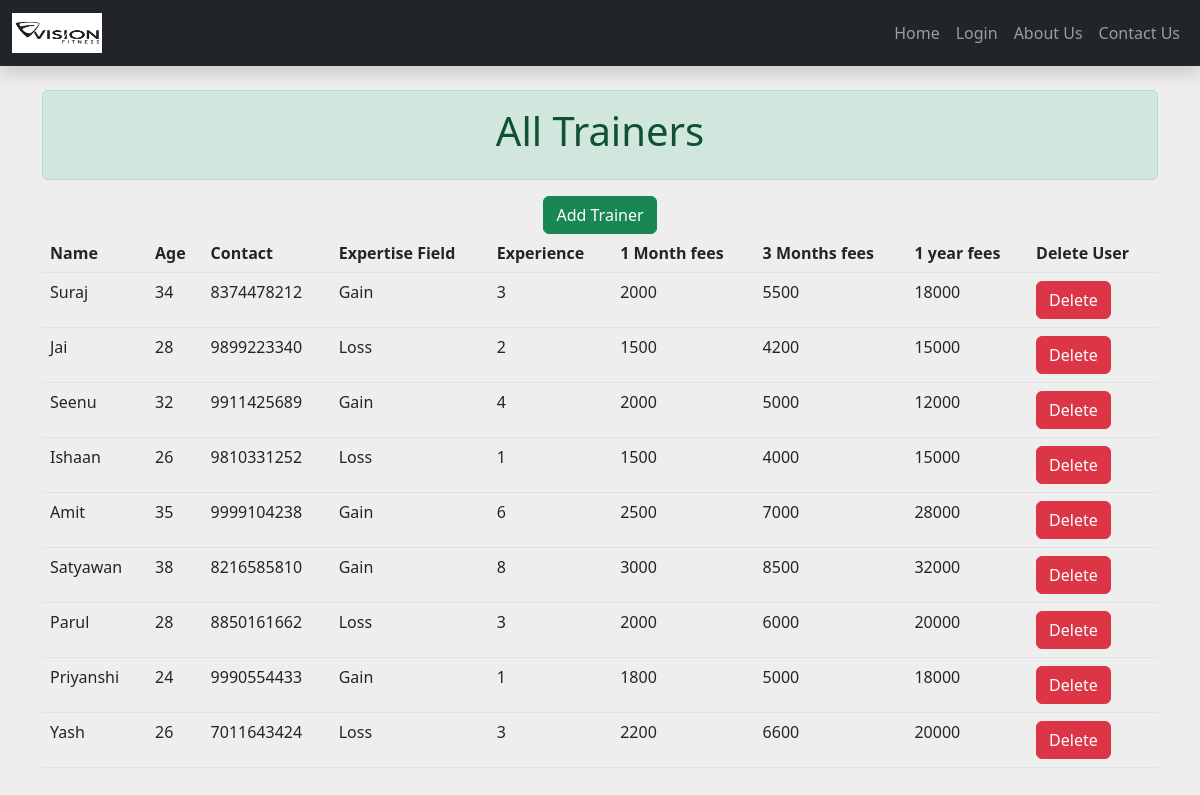
/all_trainers/ (signed in), run on the app's committed database.
### health/models.py (models this page shows)
class TrainerModel(models.Model):
    contact_no= models.CharField(max_length=50)
    contact=models.CharField(max_length=100,null=True)
    Gender=models.CharField(max_length=50)
    Age=models.IntegerField(null=True)
    Expertise=models.CharField(max_length=100)
    Experience=models.IntegerField(null=True)
    Name=models.CharField(max_length=100)
    Fees=models.IntegerField(null=True)
    Fees1=models.IntegerField(null=True)
    Fees2=models.IntegerField(null=True)
    profile=models.ImageField(upload_to="static/health/image")
    profile1=models.ImageField(blank=True)

### health/views.py (the view)
# urls.py: path('all_trainers/', views.all_trainers, name="all_trainers"),
def all_trainers(request):
   if "id" in request.session:
    users=TrainerModel.objects.all()
    print(users,"##################")
    return render(request, "health/all_trainers.html", {"users":users})
   return render(request,"health/login.html")

### health/Templates/health/all_trainers.html
{% extends "health/base.html" %}
{% block content %}
<div class="container mt-4">
  <div class="alert alert-success mb-3 text-center">
      <strong><h1>All Trainers</h1></strong>
    </div>
    <div><center><a href="{% url 'add_trainers' %}" class="btn btn-success" >Add Trainer</a></center></div>
<table class="table">
    <thead class="thead-dark">
      <tr>
        <th scope="col">Name</th>
        <th scope="col">Age</th>
        <th scope="col">Contact</th>
        <th scope="col">Expertise Field</th>
        <th scope="col">Experience</th>
        <th scope="col">1 Month fees</th>
        <th scope="col">3 Months fees</th>
        <th scope="col">1 year fees</th>
        <th scope="col">Delete User</th>
      </tr>
    </thead>
    <tbody>
        {% for user in users %}
      <tr>
        <td>{{user.Name}}</td>
        <td>{{user.Age}}</td>
        <td>{{user.contact_no}}</td>
        <td>{{user.Expertise}}</td>
        <td>{{user.Experience}}</td>
        <td>{{user.Fees}}</td>
        <td>{{user.Fees1}}</td>
        <td>{{user.Fees2}}</td>
        <td><a href="{% url 'delete_trainers' id=user.id %}" class="btn btn-danger" onclick="return confirm('Are you sure you want to delete this Trainer')">Delete</a></td>
      </tr>
      {% endfor %}
    </tbody>
  </table>
  {% endblock %}

### data on the page
TrainerModel: Name "Suraj", Age "34", contact_no "8374478212", Expertise "Gain", Experience "3", Fees "2000", Fees1 "5500", Fees2 "18000"
TrainerModel: Name "Jai", Age "28", contact_no "9899223340", Expertise "Loss", Experience "2", Fees "1500", Fees1 "4200", Fees2 "15000"
TrainerModel: Name "Seenu", Age "32", contact_no "9911425689", Expertise "Gain", Experience "4", Fees "2000", Fees1 "5000", Fees2 "12000"
TrainerModel: Name "Ishaan", Age "26", contact_no "9810331252", Expertise "Loss", Experience "1", Fees "1500", Fees1 "4000", Fees2 "15000"
TrainerModel: Name "Amit", Age "35", contact_no "9999104238", Expertise "Gain", Experience "6", Fees "2500", Fees1 "7000", Fees2 "28000"
TrainerModel: Name "Satyawan", Age "38", contact_no "8216585810", Expertise "Gain", Experience "8", Fees "3000", Fees1 "8500", Fees2 "32000"
TrainerModel: Name "Parul", Age "28", contact_no "8850161662", Expertise "Loss", Experience "3", Fees "2000", Fees1 "6000", Fees2 "20000"
TrainerModel: Name "Priyanshi", Age "24", contact_no "9990554433", Expertise "Gain", Experience "1", Fees "1800", Fees1 "5000", Fees2 "18000"
TrainerModel: Name "Yash", Age "26", contact_no "7011643424", Expertise "Loss", Experience "3", Fees "2200", Fees1 "6600", Fees2 "20000"
